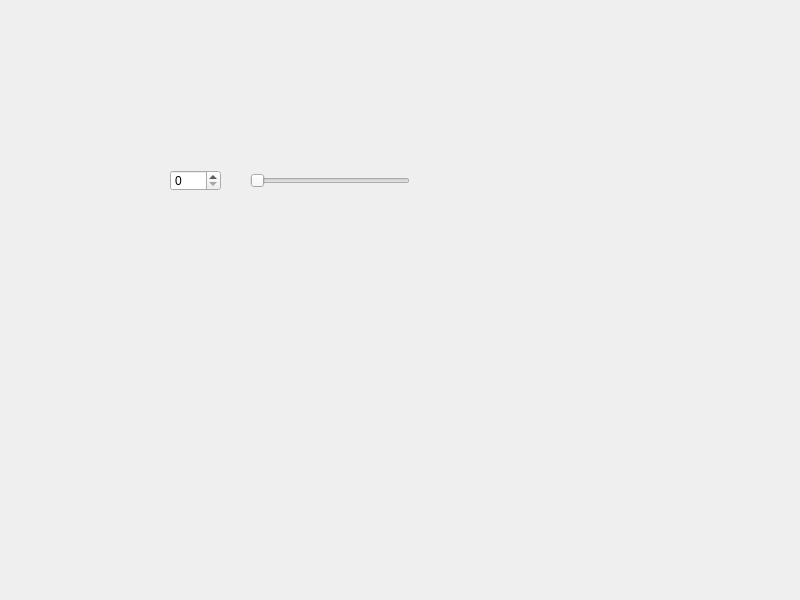
<?xml version="1.0" encoding="UTF-8"?>
<ui version="4.0">
 <class>Widget</class>
 <widget class="QWidget" name="Widget">
  <property name="geometry">
   <rect>
    <x>0</x>
    <y>0</y>
    <width>800</width>
    <height>600</height>
   </rect>
  </property>
  <property name="windowTitle">
   <string>Widget</string>
  </property>
  <widget class="QSpinBox" name="spinBox">
   <property name="geometry">
    <rect>
     <x>170</x>
     <y>170</y>
     <width>51</width>
     <height>21</height>
    </rect>
   </property>
  </widget>
  <widget class="QSlider" name="horizontalSlider">
   <property name="geometry">
    <rect>
     <x>250</x>
     <y>170</y>
     <width>160</width>
     <height>22</height>
    </rect>
   </property>
   <property name="orientation">
    <enum>Qt::Orientation::Horizontal</enum>
   </property>
  </widget>
 </widget>
 <resources/>
 <connections>
  <connection>
   <sender>spinBox</sender>
   <signal>valueChanged(int)</signal>
   <receiver>horizontalSlider</receiver>
   <slot>setValue(int)</slot>
   <hints>
    <hint type="sourcelabel">
     <x>209</x>
     <y>178</y>
    </hint>
    <hint type="destinationlabel">
     <x>314</x>
     <y>175</y>
    </hint>
   </hints>
  </connection>
  <connection>
   <sender>horizontalSlider</sender>
   <signal>valueChanged(int)</signal>
   <receiver>spinBox</receiver>
   <slot>setValue(int)</slot>
   <hints>
    <hint type="sourcelabel">
     <x>355</x>
     <y>182</y>
    </hint>
    <hint type="destinationlabel">
     <x>201</x>
     <y>187</y>
    </hint>
   </hints>
  </connection>
 </connections>
</ui>
